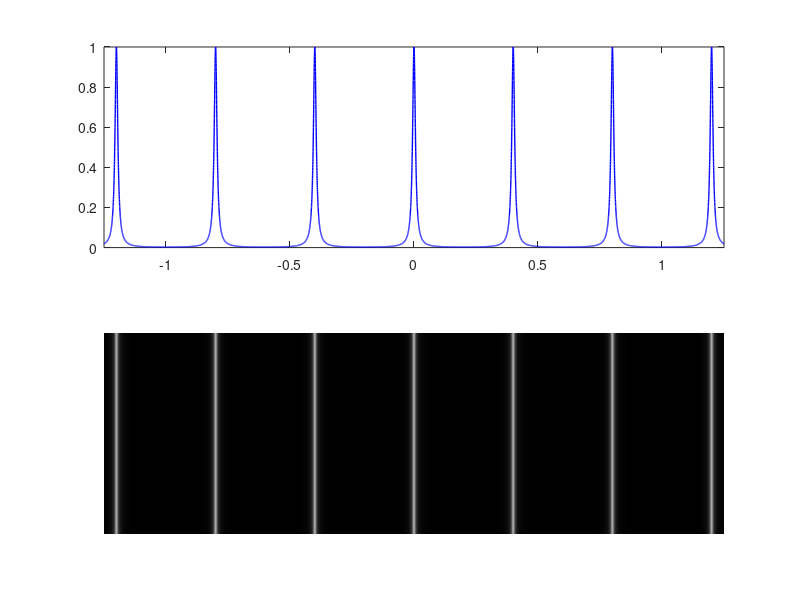

The MATLAB source for this figure:
clear all

ym=1.25;

y=linspace(-ym,ym,10001);

d=2;
z=1000;
lambda=0.8e-3;

L1=sqrt((y-1).^2+z^2);
L2=sqrt((y+1).^2+z^2);

phi=2*pi*(L2-L1)/lambda;

n=100;
p=linspace(0.2,0.9,n);

for i=1:n
I=(1./(1+4*p(i)/(1-p(i))^2*sin(0.5*phi).^2));

subplot(2,1,1);

ymax=max(I);
plot(y,I,'LineWidth',1,"Color",[0,0,1]);
axis([-1.25,1.25,0,ymax]);

subplot(2,1,2);

B=I*255/1.5;
image(B);
colormap(gray(255));
axis off;

pause(0.1);

end
